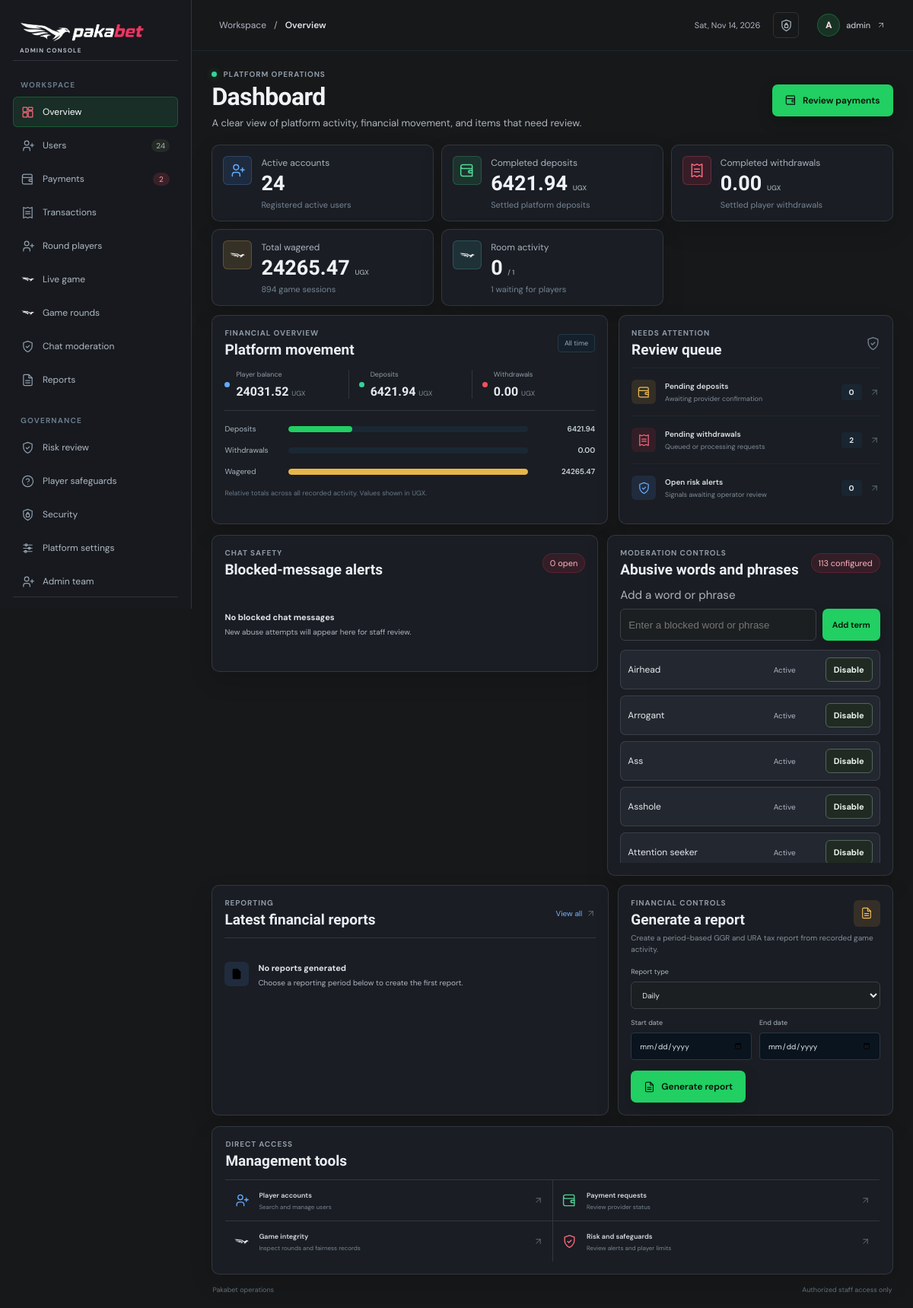
The app's page /admin-analytics/ (signed in), older data.
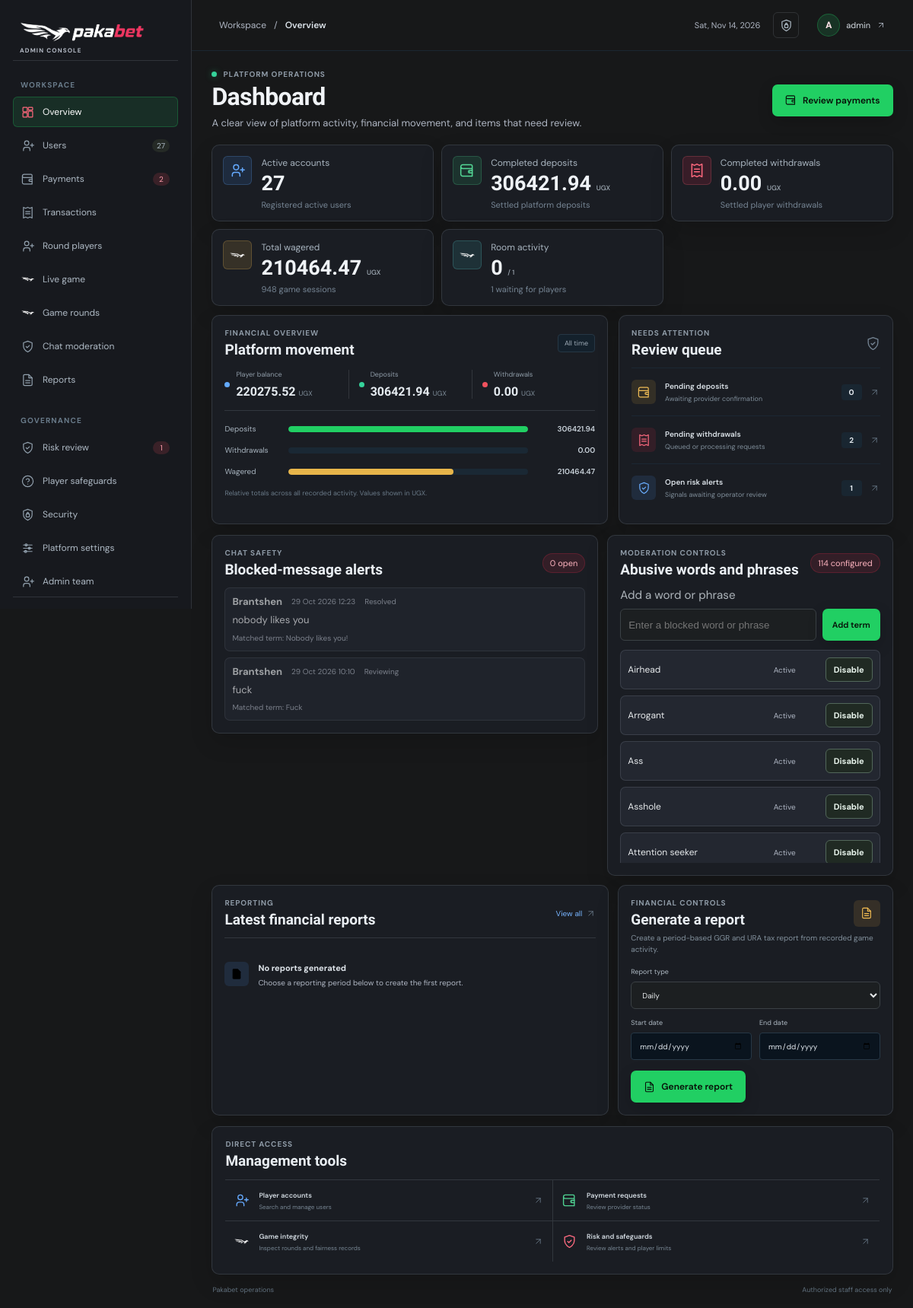
The same page, newer data.
### core/models.py (models this page shows, shortened)
class ChatModerationTerm(models.Model):
    term = models.CharField(max_length=120, unique=True)
    is_active = models.BooleanField(default=True)
    created_at = models.DateTimeField(auto_now_add=True)
    updated_at = models.DateTimeField(auto_now=True)
    class Meta:
        ordering = ['term']

class RiskAlert(models.Model):
    SEVERITY_CHOICES = [
        ('low', 'Low'),
        ('medium', 'Medium'),
        ('high', 'High'),
        ('critical', 'Critical'),
    ]
    STATUS_CHOICES = [
        ('open', 'Open'),
        ('reviewing', 'Reviewing'),
        ('resolved', 'Resolved'),
        ('dismissed', 'Dismissed'),
    ]
    user = models.ForeignKey(User, on_delete=models.CASCADE, related_name='risk_alerts')
    alert_type = models.CharField(max_length=50)
    severity = models.CharField(max_length=10, choices=SEVERITY_CHOICES, default='medium')
    status = models.CharField(max_length=10, choices=STATUS_CHOICES, default='open')
    description = models.TextField()
    data = models.JSONField(default=dict, blank=True)
    created_at = models.DateTimeField(auto_now_add=True)
    resolved_at = models.DateTimeField(null=True, blank=True)
    class Meta:
        ordering = ['-created_at']
        indexes = [
            models.Index(fields=['status', 'severity', '-created_at']),
            models.Index(fields=['user', '-created_at']),
        ]

class PlatformSettings(models.Model):
    site_name = models.CharField(max_length=80, default='Pakabet')
    site_tagline = models.CharField(max_length=160, blank=True, default='Aviator gaming')
    logo = models.FileField(
        upload_to='branding/',
        blank=True,
        validators=[FileExtensionValidator(['png', 'jpg', 'jpeg', 'webp']), validate_brand_asset],
    )
    favicon = models.FileField(
        upload_to='branding/',
        blank=True,
        validators=[FileExtensionValidator(['png', 'jpg', 'jpeg', 'webp', 'ico']), validate_brand_asset],
    )
    maximum_crash_point = models.DecimalField(
        max_digits=5,
        decimal_places=2,
        default=Decimal('286.00'),
        validators=[MinValueValidator(Decimal('250.00')), MaxValueValidator(Decimal('286.00'))],
    )
    betting_seconds = models.PositiveSmallIntegerField(
        default=4,
        validators=[MinValueValidator(2), MaxValueValidator(15)],
    )
    updated_at = models.DateTimeField(auto_now=True)
    class Meta:
        verbose_name = 'platform settings'

### core/views.py (the view, shortened to what this page needs)
# urls.py: path('admin-analytics/', views.admin_dashboard, name='admin_dashboard'),
@login_required
def admin_dashboard(request):
    if not request.user.is_staff:
        return redirect('dashboard')
    report_form = FinancialReportForm()
    total_users = User.objects.filter(is_active=True).count()
    total_balance = Profile.objects.aggregate(total=Sum('balance'))['total'] or Decimal('0.00')
    total_deposits = Transaction.objects.filter(transaction_type='deposit', status='completed').aggregate(total=Sum('amount'))['total'] or Decimal('0.00')
    total_withdrawals = Transaction.objects.filter(transaction_type='withdraw', status='completed').aggregate(total=Sum('amount'))['total'] or Decimal('0.00')
    total_bets = GameSession.objects.aggregate(total=Sum('stake'))['total'] or Decimal('0.00')
    total_games = GameSession.objects.count()
    pending_deposits = PaymentRequest.objects.filter(payment_type='deposit', status='pending').count()
    pending_withdrawals = PaymentRequest.objects.filter(payment_type='withdraw', status='pending').count()
    open_risk_alerts = RiskAlert.objects.filter(status='open').count()
    open_chat_abuse_alerts = RiskAlert.objects.filter(
        status='open',
        alert_type='chat_abuse_blocked',
    ).count()
    recent_chat_abuse_alerts = RiskAlert.objects.filter(
        alert_type='chat_abuse_blocked',
    ).select_related('user').order_by('-created_at')[:10]
    latest_reports = FinancialReport.objects.order_by('-created_at')[:5]
    active_rooms = Room.objects.filter(status='waiting').count()
    running_rooms = Room.objects.filter(status='running').count()
    room_count = Room.objects.count()
    return render(request, 'core/admin_dashboard.html', {
        'total_users': total_users,
        'total_balance': total_balance,
        'total_deposits': total_deposits,
        'total_withdrawals': total_withdrawals,
        'total_bets': total_bets,
        'total_games': total_games,
        'pending_deposits': pending_deposits,
        'pending_withdrawals': pending_withdrawals,
        'open_risk_alerts': open_risk_alerts,
        'open_chat_abuse_alerts': open_chat_abuse_alerts,
        'recent_chat_abuse_alerts': recent_chat_abuse_alerts,
        'chat_moderation_terms': ChatModerationTerm.objects.all(),
        'latest_reports': latest_reports,
        'report_form': report_form,
        'active_rooms': active_rooms,
        'running_rooms': running_rooms,
        'room_count': room_count,
    })

### core/forms.py
class FinancialReportForm(forms.Form):
    REPORT_TYPES = [
        ('daily', 'Daily'),
        ('monthly', 'Monthly'),
    ]
    report_type = forms.ChoiceField(
        choices=REPORT_TYPES,
        widget=forms.Select(attrs={'class': 'form-control', 'aria-label': 'Select report frequency'}),
    )
    period_start = forms.DateField(widget=forms.DateInput(attrs={
        'type': 'date',
        'class': 'form-control',
        'placeholder': 'Select a start date',
    }))
    period_end = forms.DateField(widget=forms.DateInput(attrs={
        'type': 'date',
        'class': 'form-control',
        'placeholder': 'Select an end date',
    }))

### core/context_processors.py (called while the page is built)
def platform_branding(request):
    settings = PlatformSettings.objects.filter(pk=1).first()
    return {
        'platform_branding': settings,
        'platform_name': settings.site_name if settings else 'Pakabet',
        'platform_tagline': settings.site_tagline if settings else '',
    }

### core/security.py (called while the page is built, shortened)
def check_security_configuration():
    global _configuration_check_complete
    if _configuration_check_complete:
        return

### core/templates/core/admin_dashboard.html (shortened to what the changed rows need)
{% extends 'core/base.html' %}
{% load static %}
{% block body_class %}admin-body{% endblock %}
{% block extra_head %}
    <link rel="stylesheet" href="{% static 'core/css/admin_dashboard.css' %}?v=bird-logo-shortcut-20261031-1">
{% endblock %}
{% block content %}
<div class="admin-dashboard">
    <aside class="admin-rail" aria-label="Admin navigation">
        <nav class="admin-nav">
            <a href="{% url 'admin_console_section' 'users' %}"><svg><use href="#icon-users"></use></svg><span>Users</span><small>{{ total_users }}</small></a>
        </nav>
        <nav class="admin-nav">
            <a href="{% url 'admin_console_section' 'risk' %}"><svg><use href="#icon-shield"></use></svg><span>Risk review</span>{% if open_risk_alerts %}<small class="nav-alert">{{ open_risk_alerts }}</small>{% endif %}</a>
        </nav>
    </aside>
    <main class="admin-main">
        <div class="admin-content">
            <section class="admin-page-heading">
                <div>
                    <h1>Dashboard</h1>
                </div>
            </section>
            <section class="admin-metric-grid" aria-label="Platform metrics">
                <article class="admin-metric admin-metric--blue">
                    <div><p>Active accounts</p><strong>{{ total_users }}</strong><small>Registered active users</small></div>
                </article>
                <article class="admin-metric admin-metric--green">
                    <div><p>Completed deposits</p><strong>{{ total_deposits|floatformat:2 }} <em>UGX</em></strong><small>Settled platform deposits</small></div>
                </article>
                <article class="admin-metric admin-metric--amber">
                    <div><p>Total wagered</p><strong>{{ total_bets|floatformat:2 }} <em>UGX</em></strong><small>{{ total_games }} game sessions</small></div>
                </article>
            </section>
            <section class="admin-overview-grid">
                <article class="admin-panel admin-finance-panel">
                    <div class="admin-panel-heading">
                        <div><p class="admin-section-label">Financial overview</p><h2>Platform movement</h2></div>
                    </div>
                    <div class="admin-finance-summary">
                        <div><span class="finance-key finance-key--balance"></span><span>Player balance</span><strong>{{ total_balance|floatformat:2 }} <small>UGX</small></strong></div>
                        <div><span class="finance-key finance-key--deposit"></span><span>Deposits</span><strong>{{ total_deposits|floatformat:2 }} <small>UGX</small></strong></div>
                    </div>
                    <div class="admin-flow-chart" role="img" aria-label="Relative totals for deposits, withdrawals, and wagers">
                        <div class="admin-flow-row" data-flow-row data-value="{{ total_deposits }}"><span>Deposits</span><div class="admin-flow-track"><i class="admin-flow-fill admin-flow-fill--green"></i></div><strong>{{ total_deposits|floatformat:2 }}</strong></div>
                        <div class="admin-flow-row" data-flow-row data-value="{{ total_bets }}"><span>Wagered</span><div class="admin-flow-track"><i class="admin-flow-fill admin-flow-fill--amber"></i></div><strong>{{ total_bets|floatformat:2 }}</strong></div>
                    </div>
                </article>
                <article class="admin-panel admin-queue-panel">
                    <div class="admin-panel-heading">
                        <div><p class="admin-section-label">Needs attention</p><h2>Review queue</h2></div>
                    </div>
                    <a class="admin-queue-item" href="{% url 'admin_console_section' 'risk' %}?status=open">
                        <span class="queue-symbol queue-symbol--blue"><svg><use href="#icon-shield"></use></svg></span>
                        <span><strong>Open risk alerts</strong><small>Signals awaiting operator review</small></span>
                        <b>{{ open_risk_alerts }}</b><svg class="queue-arrow"><use href="#icon-arrow"></use></svg>
                    </a>
                </article>
            </section>
            <section class="admin-moderation-grid" id="chat-moderation" aria-label="Chat moderation">
                <article class="admin-panel">
                    <div class="admin-panel-heading">
                        <div><p class="admin-section-label">Chat safety</p><h2>Blocked-message alerts</h2></div>
                    </div>
                    <div class="admin-moderation-alerts">
                        {% for alert in recent_chat_abuse_alerts %}
                            <article class="admin-moderation-alert{% if alert.status != 'open' %} is-resolved{% endif %}">
                                <div class="admin-moderation-alert-heading">
                                    <strong>{{ alert.user.get_username }}</strong>
                                    <time>{{ alert.created_at|date:'d M Y H:i' }}</time>
                                    <span>{{ alert.get_status_display }}</span>
                                </div>
                                <p>{{ alert.data.message }}</p>
                                <small>Matched term: {{ alert.data.matched_term }}</small>
                            </article>
                        {% empty %}
                            <div class="admin-empty-state"><div><strong>No blocked chat messages</strong><p>New abuse attempts will appear here for staff review.</p></div></div>
                        {% endfor %}
                    </div>
                </article>
                <article class="admin-panel">
                    <div class="admin-panel-heading">
                        <div><p class="admin-section-label">Moderation controls</p><h2>Abusive words and phrases</h2></div>
                        <span class="admin-moderation-count">{{ chat_moderation_terms|length }} configured</span>
                    </div>
                    <div class="admin-moderation-term-list" aria-label="Configured moderation terms">
                        {% for term in chat_moderation_terms %}
                            <div class="admin-moderation-term{% if not term.is_active %} is-disabled{% endif %}">
                                <span>{{ term.term }}</span>
                                <span>{{ term.is_active|yesno:'Active,Disabled' }}</span>
                                <form method="post">
                                    <button class="admin-moderation-action" type="submit">{% if term.is_active %}Disable{% else %}Enable{% endif %}</button>
                                </form>
                            </div>
                        {% empty %}
                            <div class="admin-empty-state"><div><strong>No moderation terms configured</strong><p>Add terms above to block them in chat.</p></div></div>
                        {% endfor %}
                    </div>
                </article>
            </section>
            <section class="admin-lower-grid">
                <article class="admin-panel admin-reports-panel">
                    <div class="admin-panel-heading">
                        <div><p class="admin-section-label">Reporting</p><h2>Latest financial reports</h2></div>
                    </div>
                </article>
                <article class="admin-panel admin-report-create">
                    <div class="admin-panel-heading">
                        <div><p class="admin-section-label">Financial controls</p><h2>Generate a report</h2></div>
                    </div>
                </article>
            </section>
            <section class="admin-shortcuts" aria-label="Admin shortcuts">
                <div class="admin-shortcut-heading"><div><p class="admin-section-label">Direct access</p><h2>Management tools</h2></div></div>
            </section>
            <footer class="admin-footer"><span>{{ platform_name }} operations</span><span>Authorized staff access only</span></footer>
        </div>
    </main>
</div>
{% endblock %}

Row changes from the older to the newer data that the page shows:
added RiskAlert: user.get_username "Brantshen", created_at "29 Oct 2026 12:23", status "Resolved", data.message "nobody likes you", data.matched_term "Nobody likes you!"
added RiskAlert: user.get_username "Brantshen", created_at "29 Oct 2026 10:10", status "Reviewing", data.message "fuck", data.matched_term "Fuck"
added PlatformSettings: site_name "Pakabet"
Text that changed along with them:
{{ total_users }}: "24" → "27"
{{ open_risk_alerts }}: (not shown) → "1"
{{ total_deposits|floatformat:2 }}: "6421.94" → "306421.94"
{{ total_bets|floatformat:2 }}: "24265.47" → "210464.47"
{{ total_games }}: "894" → "948"
{{ total_balance|floatformat:2 }}: "24031.52" → "220275.52"
{{ open_risk_alerts }}: "0" → "1"
{{ chat_moderation_terms|length }}: "113" → "114"
{{ platform_name }}: "Pakabet" → (not shown)
text no longer shown: "No blocked chat messages New abuse attempts will appear here for staff review."
